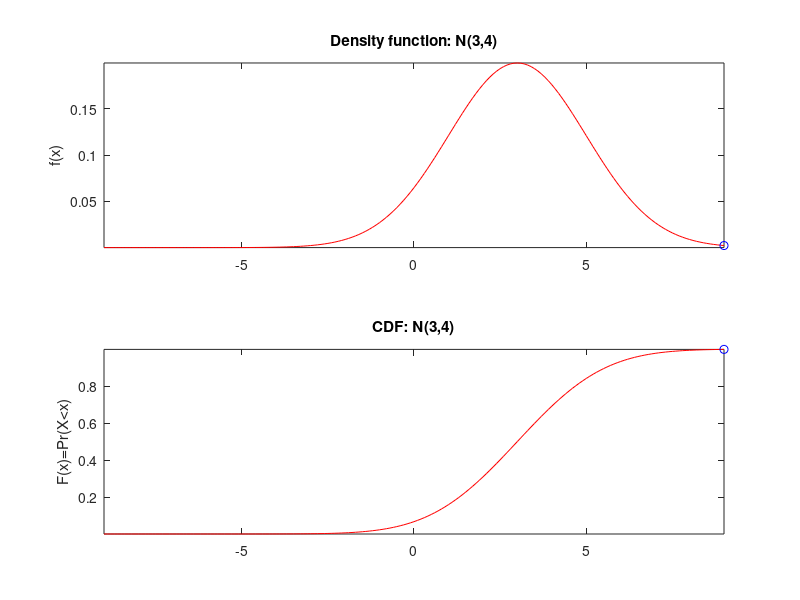

Source code (MATLAB):
%% Input data
% Define a grid of values over which the normal distribution
% will be evaluated.

x = (-9:0.1:9)';

% Set the parameters of the normal distribution
mean = 3;
variance = 4;
sigma = sqrt(variance);

%% Density function
% Compute the probability density function (PDF) using MATLAB's
% built-in function normpdf.

ypdf = normpdf(x, mean, sigma);

% Manual implementation of the normal density function.
% This is used to verify the correctness of the built-in function.

ypdfCHK = exp(-0.5 * ((x - mean)./sigma).^2) ./ (sqrt(2*pi) .* sigma);

disp('Checking equality of implementations')

% Check that the two implementations give the same result
assert(max(abs(ypdf - ypdfCHK)) < 1e-10, ...
    'Error in manual implementation of the density')

%% Plotting PDF and CDF
% Plot both the density function and the cumulative distribution
% function (CDF) of the normal distribution.

subplot(2,1,1)
plot(x, ypdf);

% Convert parameters to strings for display in titles
meanStr = num2str(mean);
varStr  = num2str(variance);

title(['Density function: N(' meanStr ',' varStr ')'])
ylabel('f(x)')

subplot(2,1,2)

% Compute and plot the cumulative distribution function
ycdf = normcdf(x, mean, sigma);
plot(x, ycdf);

title(['CDF: N(' meanStr ',' varStr ')'])
ylabel('F(x)=Pr(X<x)')

%% Plot using comet
% This section illustrates an alternative dynamic visualization
% of the PDF and CDF using the comet function.

close all

subplot(2,1,1)
comet(x, ypdf);
title(['Density function: N(' meanStr ',' varStr ')'])
ylabel('f(x)')

subplot(2,1,2)
comet(x, ycdf);
title(['CDF: N(' meanStr ',' varStr ')'])
ylabel('F(x)=Pr(X<x)')
